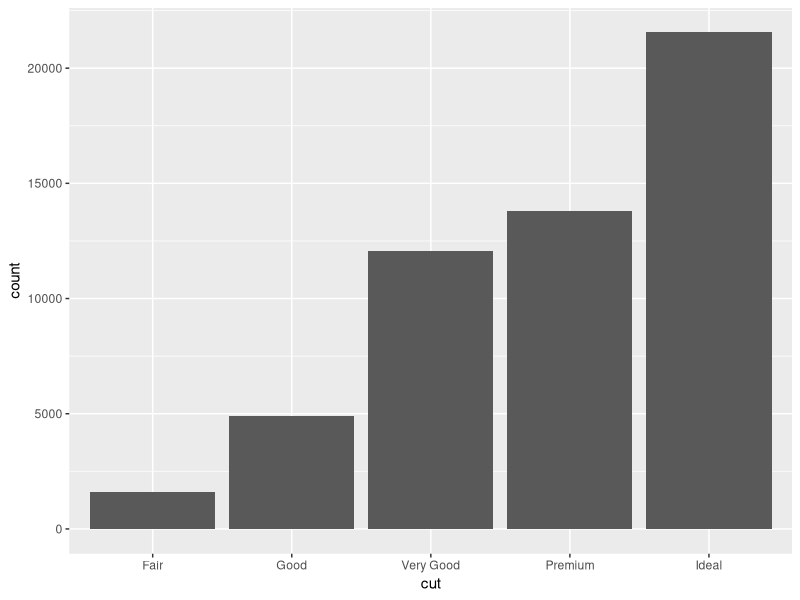
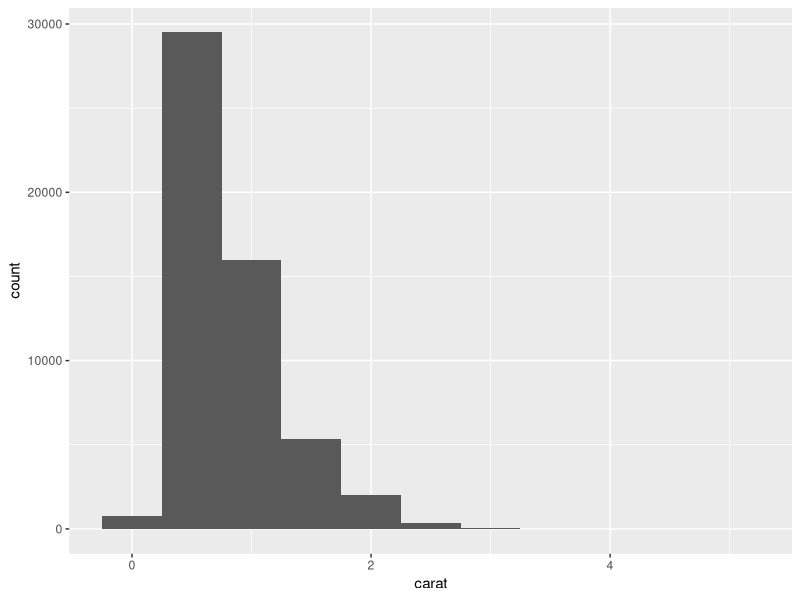
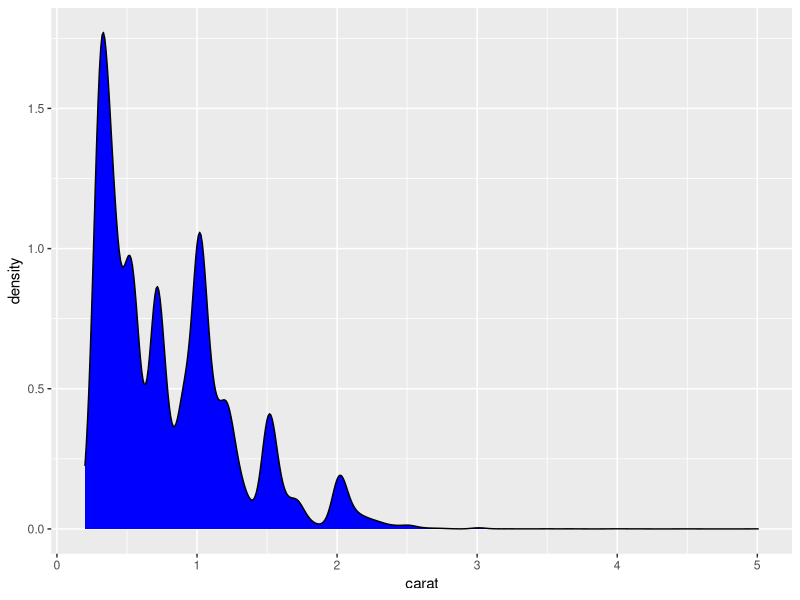
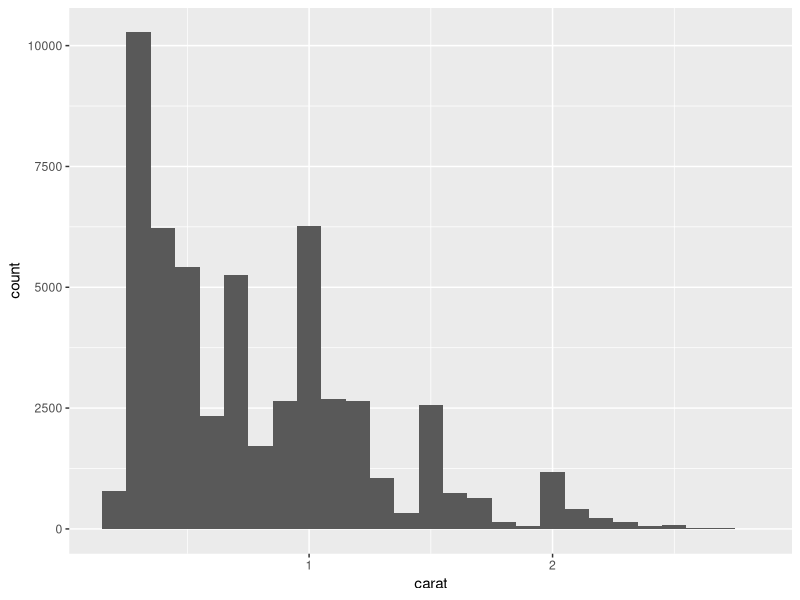
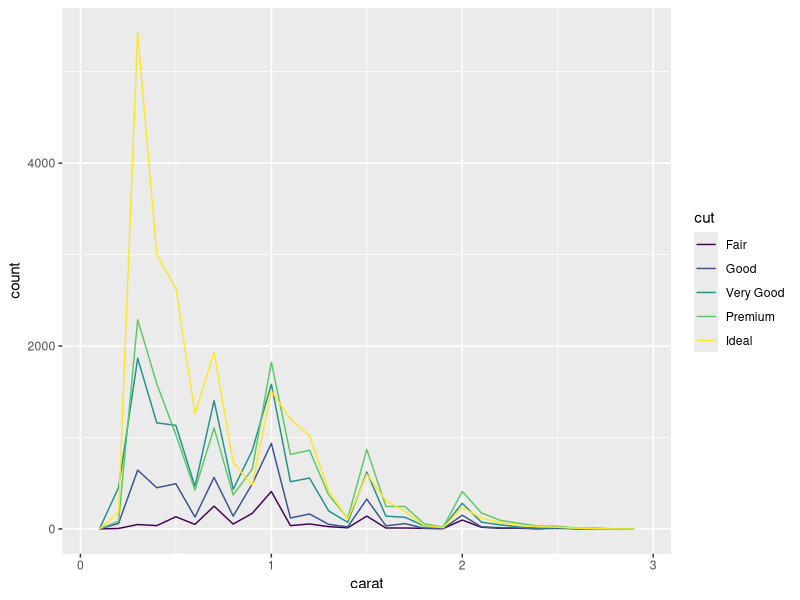
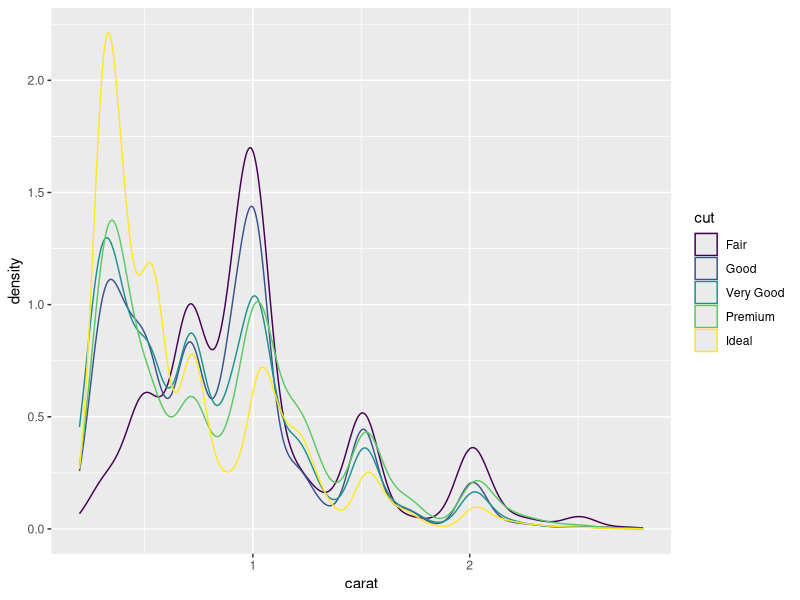
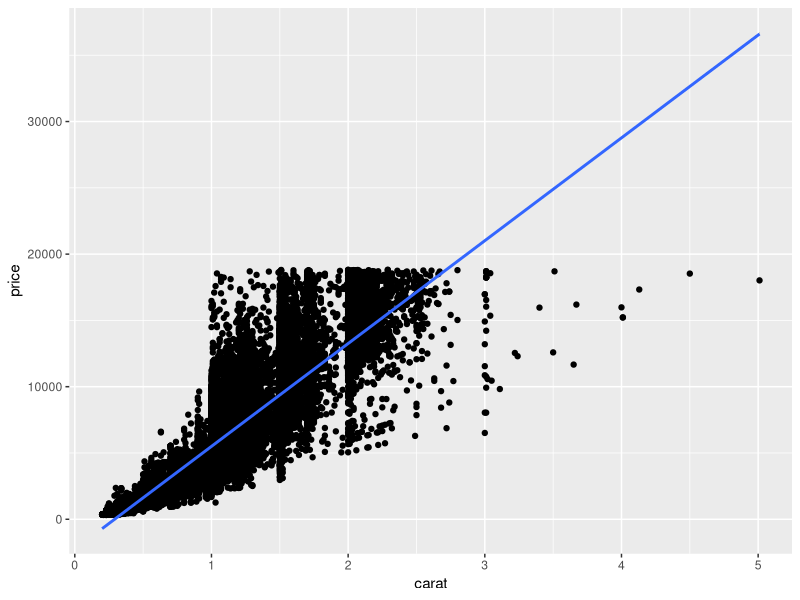

Generate these figures, in order, with R:
install.packages("tidyverse")
library(tidyverse)
View(diamonds)
ggplot(data = diamonds) +
  geom_bar(mapping = aes(x = cut))



count(diamonds, cut)

ggplot(data = diamonds) +
  geom_histogram(mapping = aes(x = carat), binwidth = 0.5)

ggplot(data = diamonds) +
  geom_density(mapping = aes(x = carat), fill = "blue")

smaller <- diamonds %>%
  filter(carat < 3)

ggplot(data = smaller, mapping = aes(x = carat)) +
  geom_histogram(binwidth = 0.1)

ggplot(data = smaller, mapping = aes(x = carat, colour = cut)) +
  geom_freqpoly(binwidth = 0.1)

ggplot(data = smaller, mapping = aes(x = carat, colour = cut)) +
  geom_density()

ggplot(diamonds, mapping = aes(x = carat, y =  price)) +
  geom_point() +
  geom_smooth(method = "lm")

mod1<- lm(price ~ carat, diamonds)
summary(mod1)

